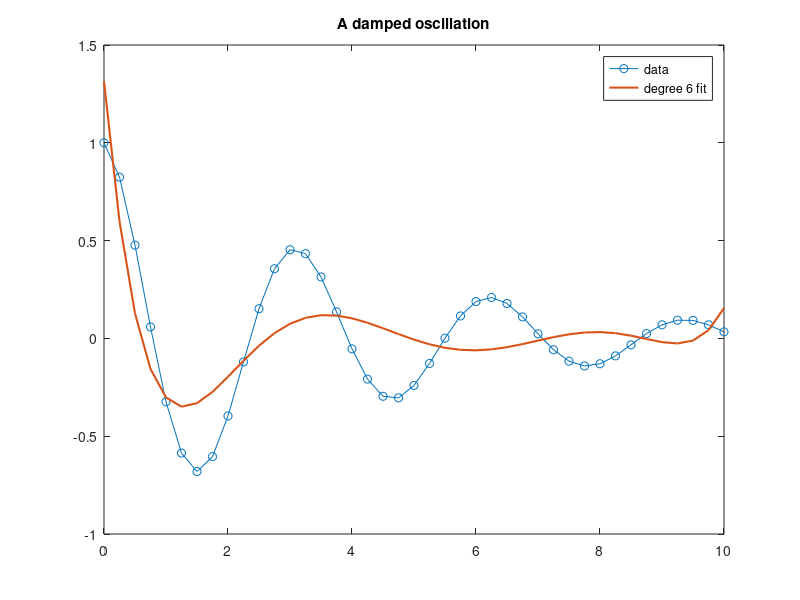

This chart was generated by the following MATLAB code:
%% Section 1: make some data
% Put the cursor in a section and press Ctrl+Enter (Cmd+Enter on a Mac)
% to run just that section.
x = 0:0.25:10;
y = exp(-x/4) .* cos(2*x);

%% Section 2: plot it
plot(x, y, 'o-')
title('A damped oscillation')

%% Section 3: fit a polynomial
p = polyfit(x, y, 6);
hold on
plot(x, polyval(p, x), 'LineWidth', 1.5)
hold off
legend('data', 'degree 6 fit')
